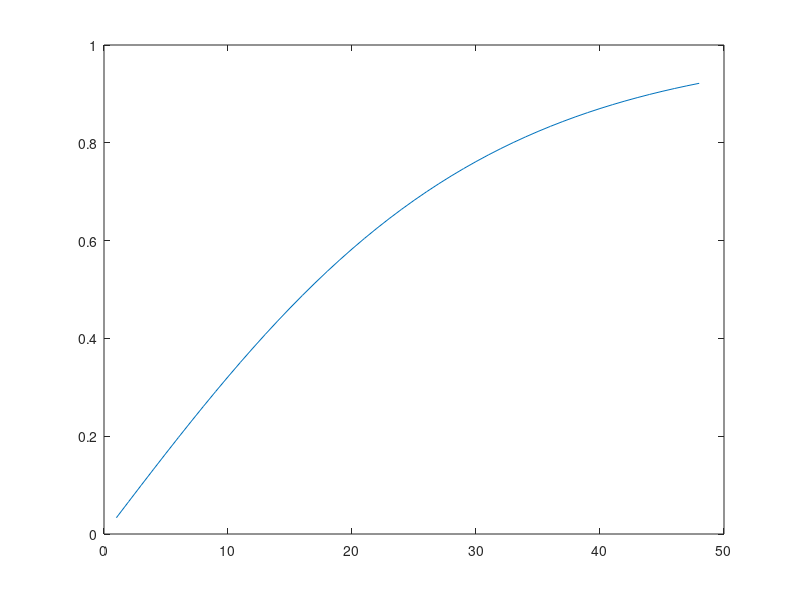

The MATLAB script that drew this image:
%% COLOR FUNCTION


clc
lung = [-700, -600];
fat = [-120, -90];
fluids = [-30 15];
water = [-2, 2 ];
blood = [13 50 ];
hematoma = [50 100];
clot = [50 75 ];
cancellous = [300 400];
cortical = [1000 1900];
foreign = [2500 3000];
noise = [-700 1500];
cols = ['r' 'y' 'c' 'b' 'r' 'r' 'r' 'k' 'k' 'g'];
cats = [lung; fat;fluids; water; blood; hematoma; clot; cancellous; cortical; foreign; ];


x = -1000:0.2:2000
for i = 1:length(cats)
   spread = cats(i,2)-cats(i,1);
   center = (cats(i,1) + cats(i,2))/2;
   sd = spread/4
   f = 1/(sd*sqrt(2*3.1415)) *exp(-((x-center).^2)/(2*sd^2));
   f = plot(x, f);
   hold on
end
axis([-200 500 0 0.1])
hold off

%%  ACTIVATION FUNCTION
clc
blocks = 9*5;
x = 1:1:blocks+3;
f = 2./(1+exp(-x/15))-1;
plot(x, f)
